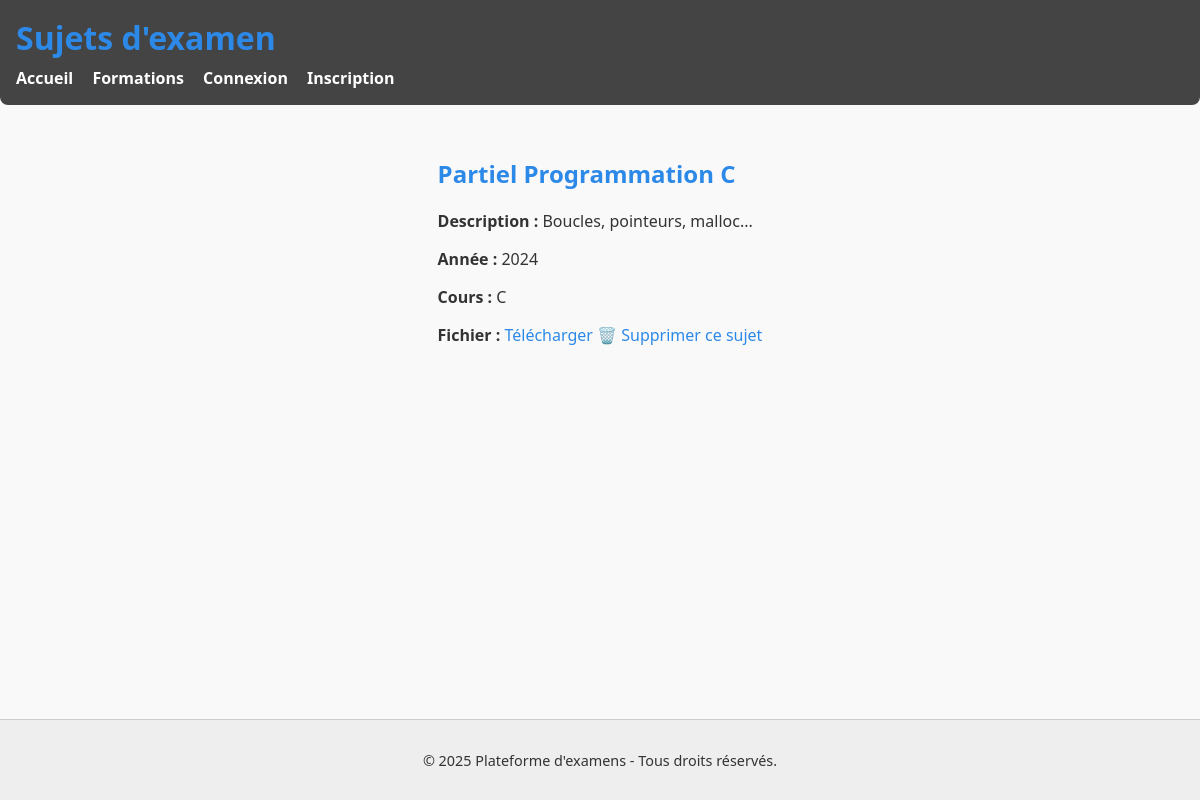
The page /subject/2 on the database its author committed.
### tables this page shows
CREATE TABLE subject (
            id INTEGER PRIMARY KEY AUTOINCREMENT,
            title TEXT,
            description TEXT,
            year INT,
            course TEXT,
            file_path TEXT,
            formation_id INTEGER
        );

### server.py (the view)
@app.get('/subject/<int:id>')
def subject_detail(id):
    subject = model.get_subject(id)
    if not subject:
        return "Sujet non trouvé", 404
    return render_template('subject_detail.html', subject=subject)

### data_model.py (called while the page is built)
def db_fetch(query, args=(), all=False, db_name=DBFILENAME):
  with sqlite3.connect(db_name) as conn:
    conn.row_factory = sqlite3.Row
    cur = conn.execute(query, args)
    if all:
      res = cur.fetchall()
      if res:
        res = [dict(e) for e in res]
      else:
        res = []
    else:
      res = cur.fetchone()
      if res:
        res = dict(res)
  return res

def get_subject(id):
    return db_fetch("SELECT * FROM subject WHERE id = ?", (id,))

### templates/subject_detail.html (shortened to what this page needs)
{% extends "base.html" %}
{% block content %}
<h2>{{ subject.title }}</h2>
<p><strong>Description :</strong> {{ subject.description }}</p>
<p><strong>Année :</strong> {{ subject.year }}</p>
<p><strong>Cours :</strong> {{ subject.course }}</p>
<p><strong>Fichier :</strong> <a href="{{ url_for('uploaded_file', filename=subject.file_path) }}" target="_blank">Télécharger</a>
<a href="{{ url_for('delete_form', id=subject.id) }}">🗑️ Supprimer ce sujet</a>
{% endblock %}

### static/style.css (style rules this page uses)
html, body { height: 100%; margin: 0; padding: 0; display: flex; flex-direction: column; font-family: 'Segoe UI', sans-serif; background-color: #f9f9f9; color: #333; }
h1, h2 { color: #2c89e8; }
a { color: #2c89e8; text-decoration: none; }

### rows shown on the page
subject: title "Partiel Programmation C", description "Boucles, pointeurs, malloc...", year "2024", course "C"

### other values the page prints
{{ 2025 }} "2025"
